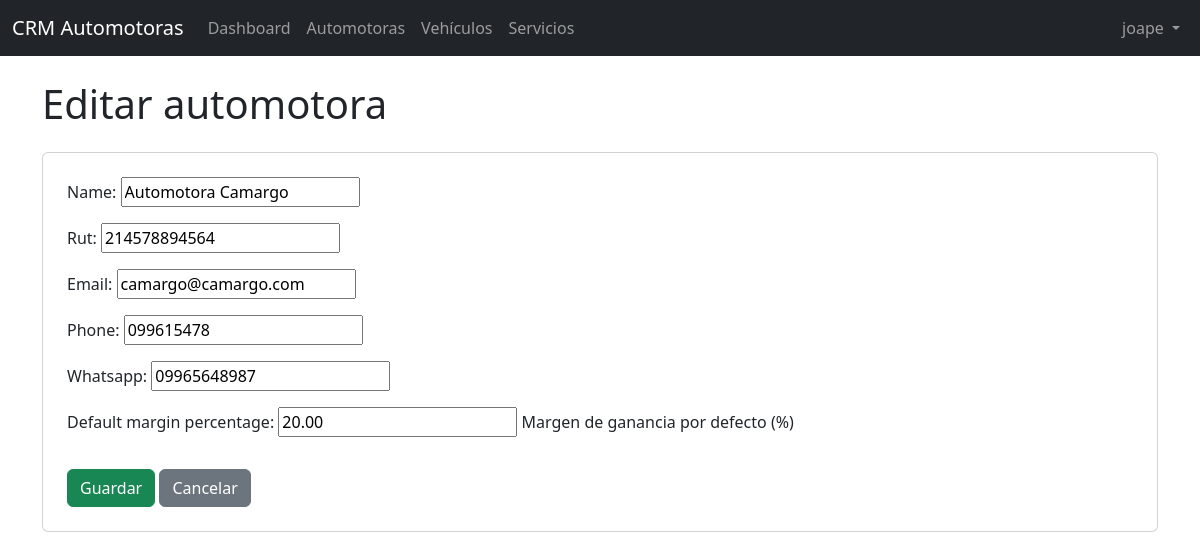
/dealers/1/edit/ (signed in), run on the app's committed database.
### accounts/models.py (models this page shows, shortened)
class User(AbstractUser, BaseModel):
    dealer = models.ForeignKey(
        Dealer,
        on_delete=models.CASCADE,
        related_name="users",
        null=True,
        blank=True,
        help_text="Dealer al que pertenece el usuario (NULL solo para bootstrap)"
    )
    groups = models.ManyToManyField(
        Group,
        related_name="accounts_user_set",
        blank=True,
        help_text="Grupos de permisos (Django auth)"
    )
    user_permissions = models.ManyToManyField(
        Permission,
        related_name="accounts_user_permissions_set",
        blank=True,
        help_text="Permisos específicos del usuario"
    )
    is_2fa_enabled = models.BooleanField(default=False)
    two_factor_confirmed_at = models.DateTimeField(
        null=True,
        blank=True
    )

### dealers/models.py (models this page shows)
class Dealer(BaseModel):
    name = models.CharField(max_length=255)
    rut = models.CharField(max_length=20, unique=True)
    phone = models.CharField(max_length=30)
    whatsapp = models.CharField(max_length=30)
    email = models.EmailField()
    default_margin_percentage = models.DecimalField(
        max_digits=5,
        decimal_places=2,
        help_text="Margen de ganancia por defecto (%)"
    )
    is_active = models.BooleanField(default=True)
    class Meta:
        verbose_name = "Dealer"
        verbose_name_plural = "Dealers"
    def __str__(self) -> str:
        return self.name

### dealers/views.py (the view)
# urls.py: path("<int:pk>/edit/", DealerUpdateView.as_view(), name="update"),
class DealerUpdateView(LoginRequiredMixin, UpdateView):
    model = Dealer
    fields = [
        "name",
        "rut",
        "email",
        "phone",
        "whatsapp",
        "default_margin_percentage",
    ]
    template_name = "dealers/dealer_form.html"
    success_url = reverse_lazy("dealers:list")

### dealers/templates/dealers/dealer_form.html (shortened to what this page needs)
{% extends "base.html" %}
{% block content %}
<h1 class="mb-4">
    {% if view.object %}
        Editar automotora
    {% else %}
        Nueva automotora
    {% endif %}
</h1>
<form method="post" class="card p-4">
    {{ form.as_p }}
    <div class="mt-3">
        <button type="submit" class="btn btn-success">
            Guardar
        </button>
        <a href="{% url 'dealers:list' %}" class="btn btn-secondary">
            Cancelar
        </a>
    </div>
</form>
{% endblock %}

### crm/templates/base.html (shortened to what this page needs)
<!DOCTYPE html>
<html lang="es">
<head>
    <link href="https://cdn.jsdelivr.net/npm/bootstrap@5.3.3/dist/css/bootstrap.min.css" rel="stylesheet">
</head>
<body>
<nav class="navbar navbar-expand-lg navbar-dark bg-dark">
    <div class="container-fluid">
        <a class="navbar-brand" href="{% url 'dashboard' %}">CRM Automotoras</a>
        <div class="collapse navbar-collapse" id="navbarNav">
            <ul class="navbar-nav me-auto">
                <li class="nav-item">
                    <a class="nav-link" href="{% url 'dashboard' %}">Dashboard</a>
                </li>
                <li class="nav-item">
                    <a class="nav-link" href="{% url 'dealers:list' %}">Automotoras</a>
                </li>
                <li class="nav-item">
                    <a class="nav-link" href="{% url 'dealers:vehicle_list' %}">Vehículos</a>
                </li>
                <li class="nav-item">
                    <a class="nav-link" href="{% url 'dealers:vehicle_service_list' %}">Servicios</a>
                </li>
            </ul>
            <ul class="navbar-nav">
                <li class="nav-item dropdown">
                    <a class="nav-link dropdown-toggle" href="#" role="button"
                       data-bs-toggle="dropdown">
                        {{ request.user.username }}
                    </a>
                </li>
            </ul>
        </div>
    </div>
</nav>
<div class="container mt-4">
    {% block content %}{% endblock %}
</div>
</body>
</html>

### data on the page
User: user.username "joape"
Dealer: name "Automotora Camargo", rut "214578894564", email "camargo@camargo.com", phone "099615478", whatsapp "09965648987", default_margin_percentage "20.00"
